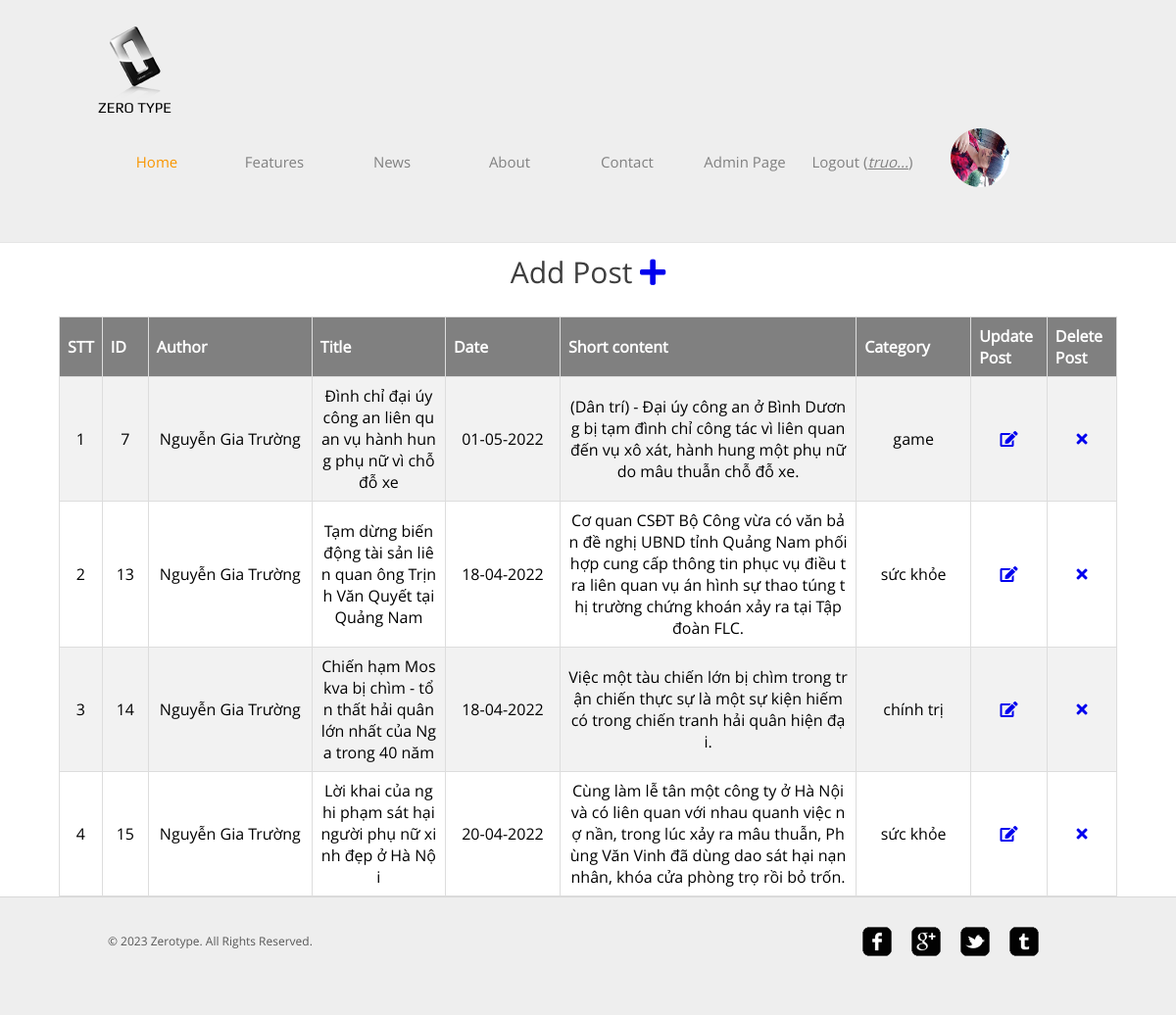
The app's page /index.php (signed in) with its own data.
### tables this page shows
CREATE TABLE `user` (
  `id` int(11) NOT NULL,
  `email` varchar(100) NOT NULL,
  `username` varchar(100) NOT NULL,
  `password` varchar(100) NOT NULL,
  `avatar` varchar(255) NOT NULL,
  `fullname` varchar(255) NOT NULL,
  `gender` varchar(6) NOT NULL,
  `favorite` varchar(255) NOT NULL,
  `role` varchar(5) NOT NULL
);

CREATE TABLE `news` (
  `id` int(11) NOT NULL,
  `author` int(11) NOT NULL,
  `title` varchar(255) NOT NULL,
  `date` date NOT NULL,
  `short_content` text NOT NULL,
  `long_content` text NOT NULL,
  `status` int(11) NOT NULL,
  `category_id` int(11) NOT NULL
);

CREATE TABLE `category` (
  `id` int(11) NOT NULL,
  `name` varchar(255) NOT NULL
);

### controll.php (called while the page is built, shortened)
<?php
include('connect.php');
class AbstractQuery{
    public function convertShortContent($content){
        return strlen($content) < 4 ? $content : substr($content,0,4)."...";
    }
    public function loginGetValue($username,$password){
        global $conn;
        $sql="select * from user where username = '$username' and password = '$password'";
        $run = mysqli_query($conn,$sql);
        return $run;
    }
    public function loginWithCookie(){
        if(isset($_COOKIE['username']) && isset($_COOKIE['password'])) {
            $username= $_COOKIE['username'];
            $password= $_COOKIE['password'];
            $run = $this->loginGetValue($username,$password);
            return $run->num_rows > 0 ? $run : null;
        }
        return null;
    }
    public function getNewsByAuthor(){
        global $conn;
        $infoAuthor = $this->loginGetValue($_COOKIE['username'],$_COOKIE['password']);
        $result = $infoAuthor->fetch_assoc();
        $sql="select n.*,u.fullname from news n, user u where n.author=u.id and n.author=".$result['id'];
        $run = mysqli_query($conn,$sql);
        return $run;
    }
    public function getFullNameFromUserId($id){
        global $conn;
        $sql="select fullname from user where id=$id";
        $run = mysqli_query($conn,$sql);
        while($row = $run->fetch_assoc()) {
            return $row['fullname'];
        }
        return null;
    }
    public function getCategoryById($id){
        global $conn;
        $sql= "select * from category where id = $id";
        $run = mysqli_query($conn,$sql);
        return $run->fetch_assoc();
    }
}
?>

### index.php (the view, shortened to what this page needs)
<!DOCTYPE HTML>
<html>
<head>
	<link rel="stylesheet" href="https://pro.fontawesome.com/releases/v5.15.4/css/all.css">
	<link rel="stylesheet" href="css/style.css" type="text/css">
	<link rel="stylesheet" href="css/style2.css" type="text/css">
</head>
<body>
	<div id="header">
		<div>
			<div class="logo">
				<a href="index.php">Zero Type</a>
			</div>
			<ul id="navigation">
				<li class="active">
					<a href="index.php">Home</a>
				</li>
				<li>
					<a href="features.php">Features</a>
				</li>
				<li>
					<a href="news.php">News</a>
				</li>
				<li>
					<a href="about.php">About</a>
				</li>
				<li>
					<a href="contact.php">Contact</a>
				</li>
				<?php
				include("filterwithcookie.php");
				?>
				<li>
				<div class="avatar">
                    <?php
                    global $query;
                    $run = $query->loginGetValue($_COOKIE['username'],$_COOKIE['password']);
                        if($run->num_rows > 0){
                            $row = $run->fetch_assoc();
                            echo "<a href='/zerotype/profile/updateProfile.php'><img src=".$row['avatar']." width='60' height='60' style='border-radius:50%;'></a>";
                        }
                    ?>
				</div>
				</li>
			</ul>
		</div>
	</div>
		<center><h1 style="margin-top:15px;">Add Post <a href="./post/addPost.php"><i class="fas fa-plus"></i></a></h1></center>
			<table id="post">
					<tr>
						<th>STT</th>
						<th style="min-width:30px">ID</th>
						<th style="min-width:150px">Author</th>
						<th>Title</th>
						<th style="min-width:100px">Date</th>
						<th>Short content</th>
						<th style="min-width:100px">Category</th>
						<th>Update Post</th>
						<th>Delete Post</th>
					</tr>
					<?php
						global $query;
						$posts = $query->getNewsByAuthor();
						$i=1;
						foreach($posts as $post){
					?>
					<tr>
					<td><?php echo $i++; ?></td>
						<td><?php echo $post['id'] ?></td>
						<td><?php echo $query->getFullNameFromUserId($post['author']) ?></td>
						<td><?php echo $post['title'] ?></td>
						<td><?php echo date_format(date_create($post['date']), 'd-m-Y') ?></td>
						<td><?php echo $post['short_content'] ?></td>
						<td><?php echo $query->getCategoryById($post['category_id'])['name']?></td>
						<td><a href="./post/updatePost.php?id=<?php echo $post['id'] ?>" ><i class="fas fa-edit"></i></a></td>
						<td><a href="./post/deletePost.php?id=<?php echo $post['id'] ?>" onclick="return confirm('Bạn có muốn xóa không?');"><i class="fas fa-times"></i></a></td>
					</tr>
					<?php } ?>
			</table>
	<div id="footer">
		<div class="clearfix">
			<div id="connect">
				<a href="http://freewebsitetemplates.com/go/facebook/" target="_blank" class="facebook"></a><a href="http://freewebsitetemplates.com/go/googleplus/" target="_blank" class="googleplus"></a><a href="http://freewebsitetemplates.com/go/twitter/" target="_blank" class="twitter"></a><a href="http://www.freewebsitetemplates.com/misc/contact/" target="_blank" class="tumbler"></a>
			</div>
			<p>
				© 2023 Zerotype. All Rights Reserved.
			</p>
		</div>
	</div>
</body>
</html>

### filterwithcookie.php
<?php
include("controll.php");
$query = new AbstractQuery();
$checkCookie = $query->loginWithCookie();
if($checkCookie != null){
    while($row = $checkCookie->fetch_assoc()) {
        if($row['role']=="ADMIN"){
            echo '<li>
            <a href="/zerotype/admin.php">Admin Page</a>
            </li>';
        }
        echo '<li>
        <a href="/zerotype/logoutcookie.php">Logout (<u><i>'.$query->convertShortContent($row['username']).'</i></u>)</a>
        </li>
        <style>
        #register,#login{
            display: none;
        }
        </style>';
        break;
    }
}
else
    header('Location: login.php');
?>

### css/style.css (style rules this page uses)
body { background-color: #fff; font-family: 'OpenSans'; margin: 0; }
img { border: 0; }
.clearfix:after, #contents:after { clear: both; content: ""; display: block; height: 1%; line-height: 0; visibility: hidden; }
#header { background-color: #eee; border-bottom: 1px solid #e6e6e6; padding: 27px 0; }
#header>div, #footer>div { width: 920px; margin: 0 auto; padding: 0 20px; }
#header .logo { float: left; margin-right: 20px; }
#header .logo a { background: url(../images/logo.png) no-repeat center top; color: #000; display: block; font: 15px/30px 'Play'; height: 20px; width: 76px; padding-top: 68px; text-decoration: none; text-transform: uppercase; }
#navigation { display: inline-block; list-style: none; line-height: 100px; margin: 0; padding: 0; }
#navigation li { float: left; width: 160px; text-align: center; }
#navigation li a { color: #818181; font-size: 15px; line-height: 30px; text-decoration: none; }
#navigation li.active a { color: #f99600; }
h1 { color: #3e3e3e; font-size: 30px; font-weight: normal; line-height: 30px; margin: 0 0 30px; }
p { color: #585858; font-size: 16px; line-height: 24px; margin: 0 0 30px; }
#footer { background-color: #eee; border-top: 1px solid #d8d8d8; padding: 30px 0; }
#footer p { font-size: 12px; line-height: 30px; padding-left: 10px; }
#connect { float: right; display: inline-block; margin-right: 30px; }
#connect a { background: url(../images/icons.png) no-repeat; display: inline-block; height: 30px; width: 30px; margin: 0 10px; }
#connect a.googleplus { background-position: 0 -40px; }
#connect a.twitter { background-position: 0 -80px; }
#connect a.tumbler { background-position: 0 -120px; }

### css/style2.css (style rules this page uses)
#navigation li { float: left; width: 120px; text-align: center; }
#header>div, #footer>div { width: 1000px; margin: 0 auto; padding: 0 20px; }

### index.php (style rules this page uses)
#header>div, #footer>div { width: 1000px; }
.avatar { width: 100%; height: 100px; display: flex; justify-content: center; align-items: center; }
table, th, td { border:1px solid black; text-align: center; }
td { word-break: break-all; }
#post { border-collapse: collapse; width: 90%; margin: 0 auto; }
#post td, #post th { border: 1px solid #ddd; padding: 8px; }
#post tr:nth-child(even) { background-color: #f2f2f2; }
#post th { text-align: left; background-color: grey; color: white; }

### records on screen
user: role "Admin Page", username "truo...", avatar (picture)
news: id "7", author.fullname "Nguyễn Gia Trường", title "Đình chỉ đại úy công an liên quan vụ hành hung phụ nữ vì chỗ đỗ xe", date "01-05-2022", short_content "(Dân trí) - Đại úy công an ở Bình Dương bị tạm đình chỉ công tác vì liên quan đến vụ xô xát, hành hung một phụ nữ do mâu thuẫn chỗ đỗ xe.", category.name "game"
news: id "13", author.fullname "Nguyễn Gia Trường", title "Tạm dừng biến động tài sản liên quan ông Trịnh Văn Quyết tại Quảng Nam", date "18-04-2022", short_content "Cơ quan CSĐT Bộ Công vừa có văn bản đề nghị UBND tỉnh Quảng Nam phối hợp cung cấp thông tin phục vụ điều tra liên quan vụ án hình sự thao túng thị trường chứng khoán xảy ra tại Tập đoàn FLC.", category.name "sức khỏe"
news: id "14", author.fullname "Nguyễn Gia Trường", title "Chiến hạm Moskva bị chìm - tổn thất hải quân lớn nhất của Nga trong 40 năm", date "18-04-2022", short_content "Việc một tàu chiến lớn bị chìm trong trận chiến thực sự là một sự kiện hiếm có trong chiến tranh hải quân hiện đại.", category.name "chính trị"
news: id "15", author.fullname "Nguyễn Gia Trường", title "Lời khai của nghi phạm sát hại người phụ nữ xinh đẹp ở Hà Nội", date "20-04-2022", short_content "Cùng làm lễ tân một công ty ở Hà Nội và có liên quan với nhau quanh việc nợ nần, trong lúc xảy ra mâu thuẫn, Phùng Văn Vinh đã dùng dao sát hại nạn nhân, khóa cửa phòng trọ rồi bỏ trốn.", category.name "sức khỏe"
